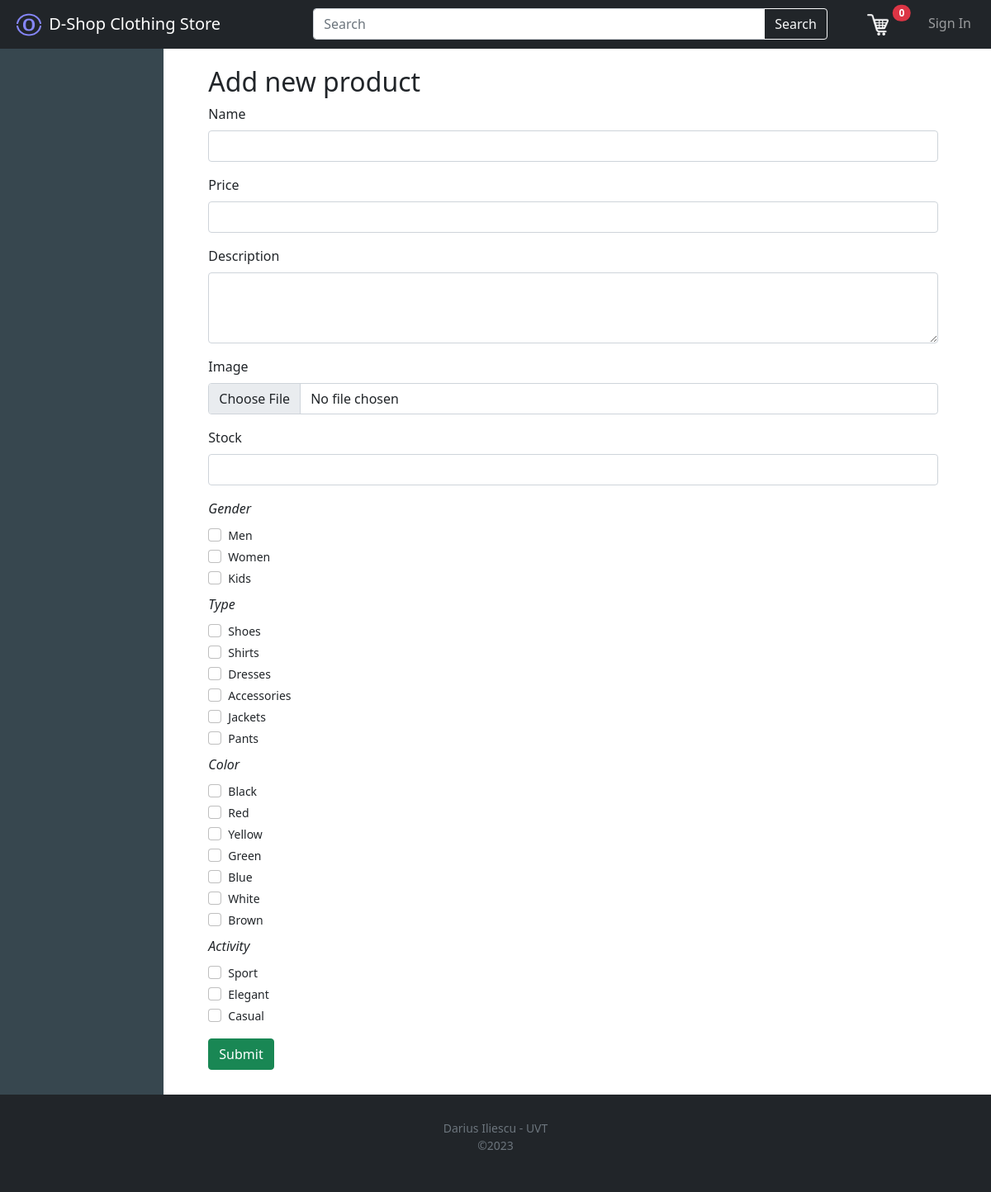
Page /add on the committed database.
### tables this page shows
CREATE TABLE filter 
(
    filterId INTEGER PRIMARY KEY,
    name text
);

CREATE TABLE "categs" (
	"categId"	INTEGER,
	"name"	TEXT, filterId INTEGER,
	PRIMARY KEY("categId")
);

### main.py (the view)
@app.route("/add")
def addProduct():
    loggedIn, fName, itemsNo, userId, isAdmin = getLoginDetails()
    with sqlite3.connect('database.db') as cnn:
        crs = cnn.cursor()
        crs.execute('SELECT categId, name FROM categs')
        categs = crs.fetchall()
        crs.execute('SELECT categId, name, filterId FROM categs')
        categoryData = crs.fetchall()
        crs.execute('select filterId, name from filter')
        filters = crs.fetchall()
        fullCategoryData = []
        for cat in categoryData:
            if cat:
                fullCategoryData.append ( ( cat[0],
                                            cat[1],
                                            False,
                                            cat[2]) )
        return render_template('add.html', categoryData=fullCategoryData, filters=filters, loggedIn=loggedIn, fName=fName, itemsNo=itemsNo, isAdmin=isAdmin)
    cnn.close()
    return render_template('add.html', categs=categs, categoryData=categoryData)

### main.py (called while the page is built, shortened)
def getLoginDetails():
    isAdmin = False
    with sqlite3.connect('database.db') as cnn:
        crs = cnn.cursor()
        if 'email' not in session:
            loggedIn = False
            fName = ''
            itemsNo = 0
            userId = 0
    cnn.close()
    return (loggedIn, fName, itemsNo, userId, isAdmin)

### templates/add.html
{% extends "main.html" %}
{% block body %}
<h2>Add new product</h2>
<form action="/saveItem" method="POST" enctype="multipart/form-data">
	<div class="mb-3">
		<label class="form-label">Name</label>
		<input class="form-control" type="text" name="name"  />
	</div>
	<div class="mb-3">
		<label class="form-label">Price</label>
		<input class="form-control" type="text" name="price"  />
	</div>
	<div class="mb-3">
		<label class="form-label">Description</label>
		<textarea class="form-control" name="descr" rows=3 cols="40"></textarea>
	</div>
	<div class="mb-3">
		<label class="form-label">Image</label>
		<input class="form-control" type="file" name="img" />
	</div>
	<div class="mb-3">
		<label class="form-label">Stock</label>
		<input class="form-control" type="text" name="stock" />
	</div>
	<div class="mb-3">
		{% for f in filters %}
		<div class="mt-2 mb-1">
			<label class="form-label"><em>{{f[1]}}</em></label>
			{% for row in categoryData %}
				{% if row[3] == f[0] %}
					<div class="form-check">
						<input class="form-check-input form-check-sm" name="categ-{{row[0]}}" type="checkbox" />
						<label class="small">{{row[1]}}</label>
					</div>
				{% endif %}
			{% endfor %}
		</div>
		{% endfor %}
	</div>
	<input class="btn btn-success" type="submit" name="Add product" />
</form>
{% endblock %}

### rows in the picture
filter: name "Gender"
categs: name "Men"
categs: name "Women"
categs: name "Kids"
filter: name "Type"
categs: name "Shoes"
categs: name "Shirts"
categs: name "Dresses"
categs: name "Accessories"
categs: name "Jackets"
categs: name "Pants"
filter: name "Color"
categs: name "Black"
categs: name "Red"
categs: name "Yellow"
categs: name "Green"
categs: name "Blue"
categs: name "White"
categs: name "Brown"
filter: name "Activity"
categs: name "Sport"
categs: name "Elegant"
categs: name "Casual"

### other values in the picture
{{ itemsNo }} "0"
